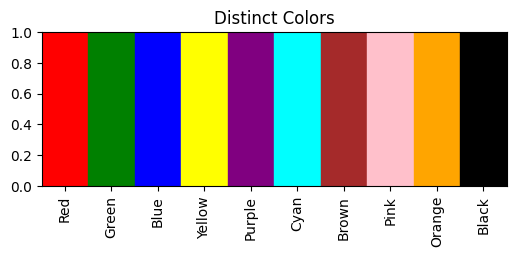
#> input picture src/colourmap.png, 516 x 257 px; its folder holds only this picture in this run
$ python -i sprout_core.py   (imports and definitions only)
#> lines starting #> are read from the running program, lines starting #| are printed output that depends on the picture; after the words box and inside, x2 and y2 are one past the last pixel; in counts of white or black regions, pixels touching at a corner belong together
import numpy as np
from skimage.morphology import binary_dilation, binary_erosion, cube,square, binary_closing, ball, disk
from skimage import measure
from datetime import datetime
import os
import tifffile

from scipy.ndimage import binary_fill_holes

from sprout_core import config_core


# [21 lines left out: function assign_optional_params, not called in this run]


ball_fp_YZ = np.array(
                [[[0, 0, 0],
                    [0, 1, 0],
                    [0, 0, 0]],

                [[0, 1, 0],
                    [0, 1, 0],
                    [0, 1, 0]],

                [[0, 0, 0],
                    [0, 1, 0],
                    [0, 0, 0]]], dtype=np.uint8)

ball_fp_XZ = np.array(
                [[[0, 0, 0],
                    [0, 1, 0],
                    [0, 0, 0]],

                [[0, 0, 0],
                    [1, 1, 1],
                    [0, 0, 0]],

                [[0, 0, 0],
                    [0, 1, 0],
                    [0, 0, 0]]], dtype=np.uint8)

ball_fp_XY = np.array(
                [[[0, 0, 0],
                    [0, 0, 0],
                    [0, 0, 0]],

                [[0, 1, 0],
                    [1, 1, 1],
                    [0, 1, 0]],

                [[0, 0, 0],
                    [0, 0, 0],
                    [0, 0, 0]]], dtype=np.uint8)

fp_Z = np.array(
                [[[0, 0, 0],
                    [0, 1, 0],
                    [0, 0, 0]],

                [[0, 0, 0],
                    [0, 1, 0],
                    [0, 0, 0]],

                [[0, 0, 0],
                    [0, 1, 0],
                    [0, 0, 0]]], dtype=np.uint8)

fp_X = np.array(
                [[[0, 0, 0],
                    [0, 0, 0],
                    [0, 0, 0]],

                [[0, 0, 0],
                    [1, 1, 1],
                    [0, 0, 0]],

                [[0, 0, 0],
                    [0, 0, 0],
                    [0, 0, 0]]], dtype=np.uint8)

fp_Y = np.array(
                [[[0, 0, 0],
                    [0, 0, 0],
                    [0, 0, 0]],

                [[0, 1, 0],
                    [0, 1, 0],
                    [0, 1, 0]],

                [[0, 0, 0],
                    [0, 0, 0],
                    [0, 0, 0]]], dtype=np.uint8)

fp_X_2d = np.array([[0, 0, 0],
                    [1, 1, 1],
                    [0, 0, 0]],  dtype=np.uint8)

fp_Y_2d = np.array([[0, 1, 0],
                    [0, 1, 0],
                    [0, 1, 0]],  dtype=np.uint8)

# [975 lines left out: functions get_sub_binary_image_by_pos, dilation_binary_img_on_sub, erosion_binary_img_on_sub, closing_binary_img_on_sub, closing_binary_img_on_sub_one_step_iter, view_ccomps and 17 more, not called in this run]

>>> import cv2
>>> picture = cv2.imread('../src/colourmap.png', cv2.IMREAD_GRAYSCALE)
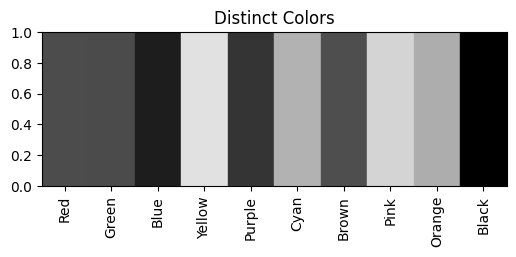
#> picture: shape (257, 516); min 0, max 255, mean 170.9
>>> result = erosion_binary_img_on_sub(picture)
#> in get_sub_binary_image_by_pos, `indices = np.argwhere(image_3d == True)`: indices = 118 pairs, first value 12 to 246, second value 28 to 486
#> in get_sub_binary_image_by_pos, `min_y, min_x = indices.min(axis=0)`: min_y = 12; min_x = 28
#> in get_sub_binary_image_by_pos, `max_y, max_x = indices.max(axis=0)`: max_y = 246; max_x = 486
#> in get_sub_binary_image_by_pos, `min_y = max(min_y - margin, 0)`: min_y = 11
#> in get_sub_binary_image_by_pos, `max_y = min(max_y + margin, image_3d.shape[0] - 1)`: max_y = 247
#> in get_sub_binary_image_by_pos, `min_x = max(min_x - margin, 0)`: min_x = 27
#> in get_sub_binary_image_by_pos, `max_x = min(max_x + margin, image_3d.shape[1] - 1)`: max_x = 487
#> in get_sub_binary_image_by_pos, `subset_3d = image_3d[min_y:max_y+1, min_x:max_x+1]`:
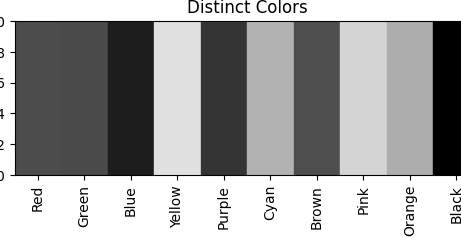
#> subset_3d: shape (237, 461); min 0, max 255, mean 160.8
#> in get_sub_binary_image_by_pos, `max_min_ids = [ min_y ,max_y, min_x, max_x]`: max_min_ids = [11, 247, 27, 487]
#> in erosion_binary_img_on_sub, `min_y ,max_y, min_x, max_x = max_min_ids`: min_y = 11; max_y = 247; min_x = 27; max_x = 487
#> in erosion_binary_img_on_sub, `subset_2d = binary_erosion(subset_2d, disk(kernal_size))`:
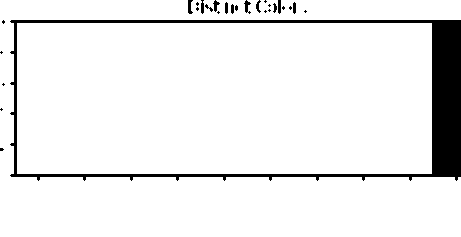
#> subset_2d: shape (237, 461) bool; 92.5% white; 28 black regions (16 under 20 px), largest, box (x1, y1, x2, y2) and area: (10, 20, 461, 181) 7674, (188, 0, 193, 14) 48, (244, 0, 251, 14) 48
#> in erosion_binary_img_on_sub, `input[min_y:max_y+1, min_x:max_x+1] = subset_2d`:
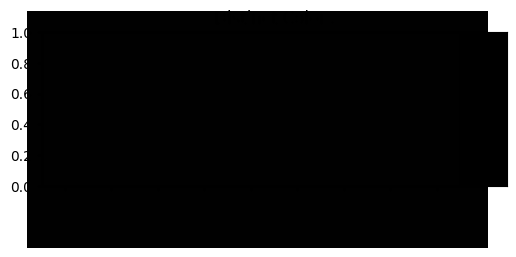
#> input: shape (257, 516); min 0, max 255, mean 39.2
